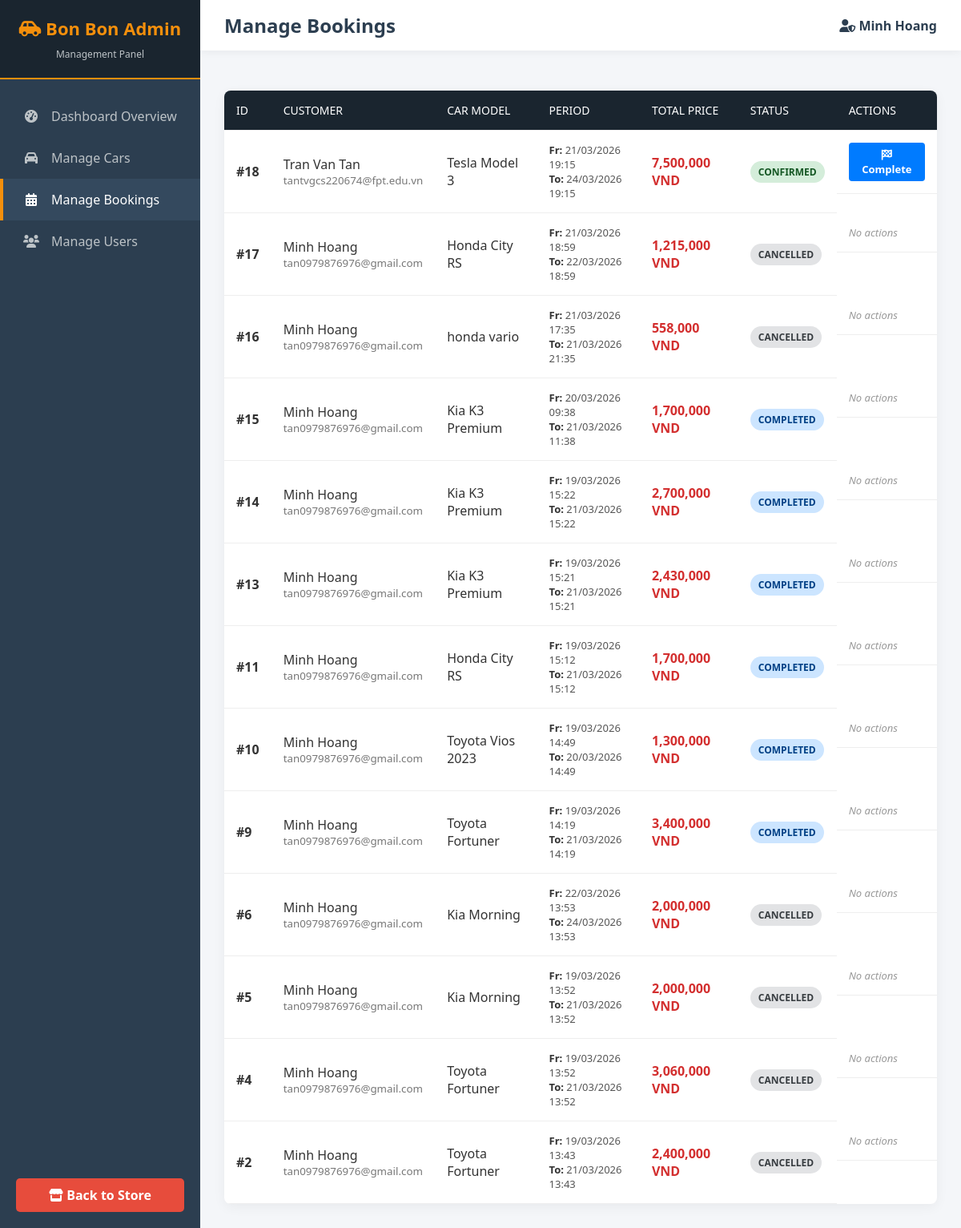
The app's page /index.php?action=admin_bookings (signed in), older data.
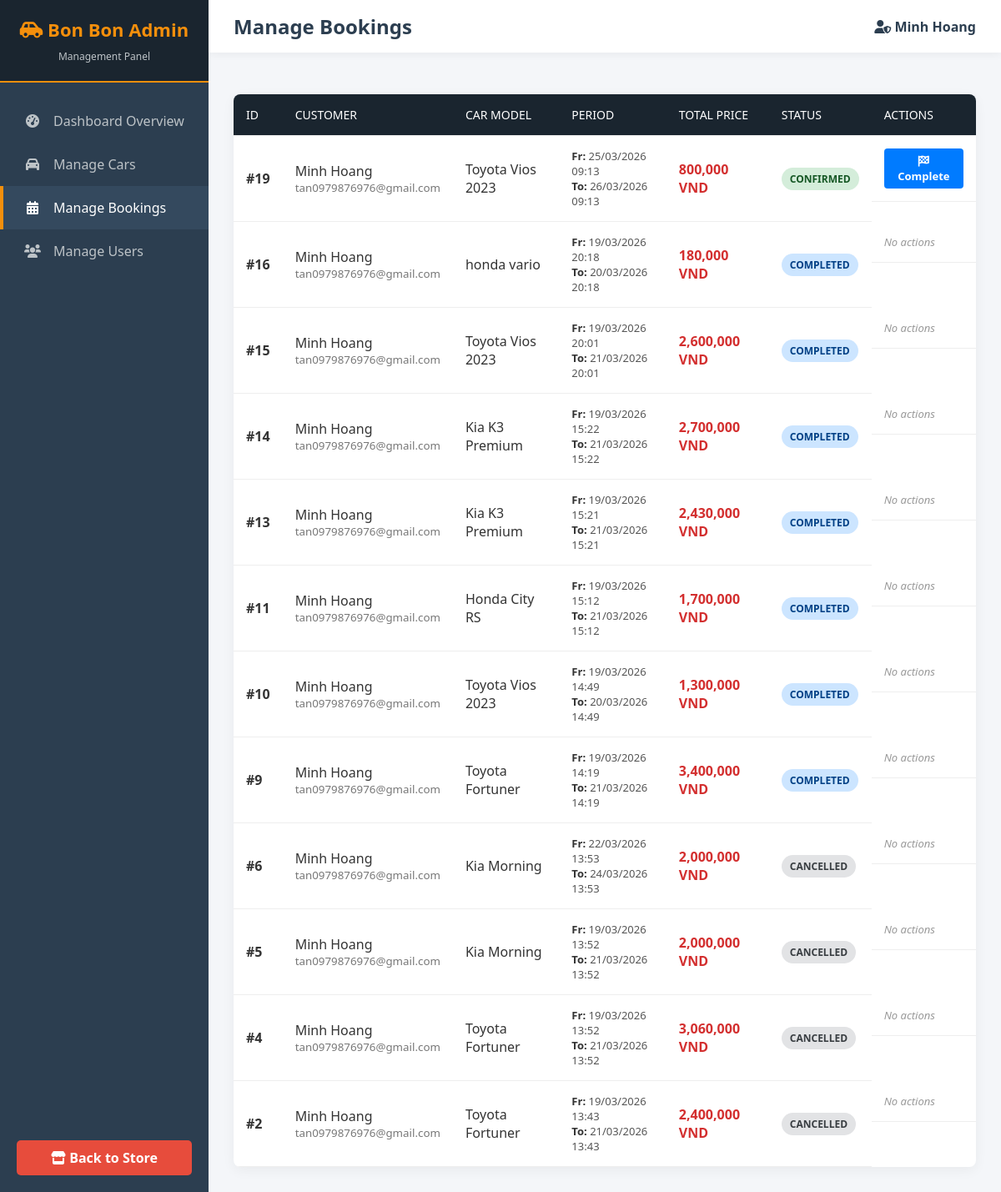
The same page, newer data.
### tables this page shows
CREATE TABLE `bookings` (
  `id` int(11) NOT NULL,
  `user_id` int(11) NOT NULL,
  `car_id` int(11) NOT NULL,
  `pickup_datetime` datetime NOT NULL,
  `dropoff_datetime` datetime NOT NULL,
  `service_type` enum('self-drive','with-driver') NOT NULL,
  `total_price` decimal(12,2) NOT NULL,
  `status` enum('pending','confirmed','cancelled','completed') DEFAULT 'pending',
  `created_at` timestamp NOT NULL DEFAULT current_timestamp()
);

CREATE TABLE `users` (
  `id` int(11) NOT NULL,
  `fullname` varchar(100) NOT NULL,
  `email` varchar(150) NOT NULL,
  `phone` varchar(20) NOT NULL,
  `password_hash` varchar(255) NOT NULL,
  `address` varchar(255) DEFAULT NULL,
  `avatar_url` varchar(255) DEFAULT NULL,
  `role` enum('admin','customer') DEFAULT 'customer',
  `is_active` tinyint(1) DEFAULT 0,
  `created_at` timestamp NOT NULL DEFAULT current_timestamp(),
  `updated_at` timestamp NOT NULL DEFAULT current_timestamp() ON UPDATE current_timestamp(),
  `membership_tier` enum('new','loyal','vip') DEFAULT 'new',
  `otp_code` varchar(6) DEFAULT NULL,
  `is_verified` tinyint(1) DEFAULT 0
);

CREATE TABLE `cars` (
  `id` int(11) NOT NULL,
  `model_name` varchar(150) NOT NULL,
  `category` varchar(50) NOT NULL,
  `seats` int(11) NOT NULL,
  `fuel_type` varchar(50) NOT NULL,
  `transmission` enum('auto','manual') NOT NULL,
  `price_per_day` decimal(12,2) NOT NULL,
  `price_per_hour` decimal(12,2) NOT NULL,
  `image_url` varchar(255) DEFAULT NULL,
  `description` text DEFAULT NULL,
  `is_available` tinyint(1) DEFAULT 1,
  `created_at` timestamp NOT NULL DEFAULT current_timestamp()
);

### datafunctions/booking_functions.php (called while the page is built, shortened)
<?php
function getAllBookingsAdmin(PDO $db): array {
    try {
        $sql = "SELECT b.*, c.model_name, u.fullname, u.email
                FROM bookings b
                LEFT JOIN cars c ON b.car_id = c.id
                LEFT JOIN users u ON b.user_id = u.id
                ORDER BY b.created_at DESC";
        $stmt = $db->prepare($sql);
        $stmt->execute();
        return $stmt->fetchAll(PDO::FETCH_ASSOC);
    } catch (PDOException $e) {
        die("Lỗi SQL SQL trong getAllBookingsAdmin: " . $e->getMessage());
    }
}

### views/admin/bookings_list.php (the view, shortened to what this page needs)
<!DOCTYPE html>
<html lang="en">
<head>
    <link href="https://cdnjs.cloudflare.com/ajax/libs/font-awesome/6.0.0/css/all.min.css" rel="stylesheet">
</head>
<body>
    <div class="sidebar">
        <div class="sidebar-header">
            <h2><i class="fas fa-car-side"></i> Bon Bon Admin</h2>
            <span>Management Panel</span>
        </div>
        <div class="sidebar-nav">
            <a href="index.php?action=admin_dashboard"><i class="fas fa-tachometer-alt"></i> Dashboard Overview</a>
            <a href="index.php?action=admin_cars"><i class="fas fa-car"></i> Manage Cars</a>
            <a href="index.php?action=admin_bookings" class="active"><i class="fas fa-calendar-alt"></i> Manage Bookings</a>
            <a href="index.php?action=admin_users"><i class="fas fa-users"></i> Manage Users</a>
        </div>
        <div class="sidebar-footer">
            <a href="index.php?action=home" class="btn-back"><i class="fas fa-store"></i> Back to Store</a>
        </div>
    </div>
    <div class="main-content">
        <div class="top-navbar">
            <h1>Manage Bookings</h1>
            <div class="admin-profile">
                <span><i class="fas fa-user-shield"></i> <?= htmlspecialchars($_SESSION['user']['fullname'] ?? '') ?></span>
            </div>
        </div>
        <div class="content-body">
            <?php if (empty($bookings)): ?>
                <p style="text-align: center; font-size: 18px; color: #777; margin-top: 20px;">No bookings found in the database.</p>
            <?php else: ?>
            <div class="table-container">
                <table>
                    <thead>
                        <tr>
                            <th>ID</th>
                            <th>Customer</th>
                            <th>Car Model</th>
                            <th>Period</th>
                            <th>Total Price</th>
                            <th>Status</th>
                            <th>Actions</th>
                        </tr>
                    </thead>
                    <tbody>
                        <?php foreach ($bookings as $booking): ?>
                            <tr>
                                <td><strong>#<?= htmlspecialchars($booking['id'] ?? '') ?></strong></td>
                                <td class="customer-info">
                                    <?= htmlspecialchars($booking['fullname'] ?? 'User Deleted') ?>
                                    <small><?= htmlspecialchars($booking['email'] ?? 'User Deleted') ?></small>
                                </td>
                                <td><?= htmlspecialchars($booking['model_name'] ?? 'Car Deleted') ?></td>
                                <td class="period-info">
                                    <strong>Fr:</strong> <?= date('d/m/Y H:i', strtotime($booking['pickup_datetime'] ?? '')) ?><br>
                                    <strong>To:</strong> <?= date('d/m/Y H:i', strtotime($booking['dropoff_datetime'] ?? '')) ?>
                                </td>
                                <td style="font-weight: bold; color: #d32f2f;">
                                    <?= number_format((float)($booking['total_price'] ?? 0), 0, '.', ',') ?> VND
                                </td>
                                <td>
                                    <span class="badge <?= htmlspecialchars($booking['status'] ?? '') ?>">
                                        <?= htmlspecialchars($booking['status'] ?? '') ?>
                                    </span>
                                </td>
                                <td class="action-btns">
                                    <?php if (($booking['status'] ?? '') === 'pending'): ?>
                                        <form method="POST" action="index.php?action=admin_update_booking" style="display:inline-block;" onsubmit="return confirm('Confirm this booking?');">
                                            <input type="hidden" name="booking_id" value="<?= htmlspecialchars($booking['id'] ?? '') ?>">
                                            <input type="hidden" name="status" value="confirmed">
                                            <button type="submit" class="btn-confirm"><i class="fas fa-check"></i> Confirm</button>
                                        </form>
                                        <form method="POST" action="index.php?action=admin_update_booking" style="display:inline-block;" onsubmit="return confirm('Reject this booking?');">
                                            <input type="hidden" name="booking_id" value="<?= htmlspecialchars($booking['id'] ?? '') ?>">
                                            <input type="hidden" name="status" value="cancelled">
                                            <button type="submit" class="btn-reject"><i class="fas fa-times"></i> Reject</button>
                                        </form>
                                    <?php elseif (($booking['status'] ?? '') === 'confirmed'): ?>
                                        <form method="POST" action="index.php?action=admin_update_booking" style="display:inline-block;" onsubmit="return confirm('Mark this booking as completed?');">
                                            <button type="submit" class="btn-complete"><i class="fas fa-flag-checkered"></i> Complete</button>
                                        </form>
                                    <?php else: ?>
                                        <span style="color: #999; font-size: 13px; font-style: italic;">No actions</span>
                                    <?php endif; ?>
                                </td>
                            </tr>
                        <?php endforeach; ?>
                    </tbody>
                </table>
            </div>
            <?php endif; ?>
        </div>
    </div>
</body>
</html>

### index.php (shortened to what this page needs)
<?php
$action = $_GET['action'] ?? 'home';
switch ($action) {
    case 'admin_dashboard':
    case 'admin_cars':
    case 'admin_delete_car':
    case 'admin_add_car':
    case 'admin_edit_car':
    case 'admin_users':
    case 'admin_edit_user':
    case 'admin_delete_user':
    case 'admin_bookings':
    case 'admin_update_booking':
        require_once 'controllers/AdminController.php';
        break;
}

### controllers/AdminController.php (shortened to what this page needs)
<?php
require_once __DIR__ . '/../datafunctions/car_functions.php';
require_once __DIR__ . '/../datafunctions/booking_functions.php';
$action = $_GET['action'] ?? 'admin_dashboard';
switch ($action) {
    case 'admin_bookings':
        $db = getConnection();
        $bookings = getAllBookingsAdmin($db);
        require_once __DIR__ . '/../views/admin/bookings_list.php';
        break;
}

### views/admin/bookings_list.php (style rules this page uses)
* { margin: 0; padding: 0; box-sizing: border-box; font-family: 'Segoe UI', Tahoma, Geneva, Verdana, sans-serif; }
body { display: flex; min-height: 100vh; background-color: #f4f6f9; color: #333; }
.sidebar { width: 250px; background-color: #2c3e50; color: #fff; display: flex; flex-direction: column; flex-shrink: 0; }
.sidebar-header { padding: 20px; background-color: #1a252f; text-align: center; border-bottom: 2px solid #f48f0c; }
.sidebar-header h2 { color: #f48f0c; font-size: 22px; margin-bottom: 5px; }
.sidebar-header span { font-size: 12px; color: #bdc3c7; }
.sidebar-nav { flex-grow: 1; padding: 20px 0; }
.sidebar-nav a { display: flex; align-items: center; padding: 15px 25px; color: #bdc3c7; text-decoration: none; transition: 0.3s; border-left: 4px solid transparent; }
.sidebar-nav a:hover, .sidebar-nav a.active { background-color: #34495e; color: #fff; border-left-color: #f48f0c; }
.sidebar-nav a i { margin-right: 15px; width: 20px; text-align: center; }
.sidebar-footer { padding: 20px; }
.btn-back { display: block; width: 100%; padding: 10px; background-color: #e74c3c; color: #fff; text-align: center; text-decoration: none; border-radius: 5px; font-weight: bold; transition: 0.3s; }
.main-content { flex-grow: 1; display: flex; flex-direction: column; overflow-x: hidden; }
.top-navbar { background: #fff; padding: 15px 30px; display: flex; justify-content: space-between; align-items: center; box-shadow: 0 2px 10px rgba(0,0,0,0.05); }
.top-navbar h1 { font-size: 24px; color: #2c3e50; }
.admin-profile { display: flex; align-items: center; gap: 15px; }
.admin-profile span { font-weight: bold; color: #2c3e50; }
.content-body { padding: 30px; overflow-y: auto; }
.table-container { background: #fff; border-radius: 8px; box-shadow: 0 4px 15px rgba(0,0,0,0.05); overflow: hidden; }
table { width: 100%; border-collapse: collapse; }
th, td { padding: 15px; text-align: left; border-bottom: 1px solid #eee; vertical-align: middle; }
th { background-color: #1a252f; color: #fff; font-weight: 500; text-transform: uppercase; font-size: 14px; }
.badge { padding: 5px 10px; border-radius: 20px; font-size: 12px; font-weight: bold; text-transform: uppercase; display: inline-block; }
.badge.confirmed { background-color: #d4edda; color: #155724; }
.badge.completed { background-color: #cce5ff; color: #004085; }
.badge.cancelled { background-color: #e2e3e5; color: #383d41; }
.customer-info small { color: #777; display: block; }
.period-info { font-size: 13px; color: #555; }
.period-info strong { color: #333; }
.action-btns { display: flex; gap: 5px; flex-wrap: wrap; }
.btn-complete { background-color: #007bff; color: #fff; padding: 6px 12px; border: none; border-radius: 4px; font-size: 13px; cursor: pointer; transition: 0.2s; font-weight: bold; }

Row changes from the older to the newer data that the page shows:
removed bookings: id "18", user.fullname "Tran Van Tan", user.email "tantvgcs220674@fpt.edu.vn", car.model_name "Tesla Model 3", pickup_datetime "21/03/2026 19:15", dropoff_datetime "24/03/2026 19:15", total_price "7,500,000", status "CONFIRMED"
removed bookings: id "17", user.fullname "Minh Hoang", user.email "tan0979876976@gmail.com", car.model_name "Honda City RS", pickup_datetime "21/03/2026 18:59", dropoff_datetime "22/03/2026 18:59", total_price "1,215,000", status "CANCELLED", shows "No actions"
added bookings: id "19", user.fullname "Minh Hoang", user.email "tan0979876976@gmail.com", car.model_name "Toyota Vios 2023", pickup_datetime "25/03/2026 09:13", dropoff_datetime "26/03/2026 09:13", total_price "800,000", status "CONFIRMED"
changed bookings "honda vario": pickup_datetime "21/03/2026 17:35" → "19/03/2026 20:18"; dropoff_datetime "21/03/2026 21:35" → "20/03/2026 20:18"; total_price "558,000" → "180,000"; status "CANCELLED" → "COMPLETED"
changed bookings id 15: car.model_name "Kia K3 Premium" → "Toyota Vios 2023"; pickup_datetime "20/03/2026 09:38" → "19/03/2026 20:01"; dropoff_datetime "21/03/2026 11:38" → "21/03/2026 20:01"; total_price "1,700,000" → "2,600,000"
